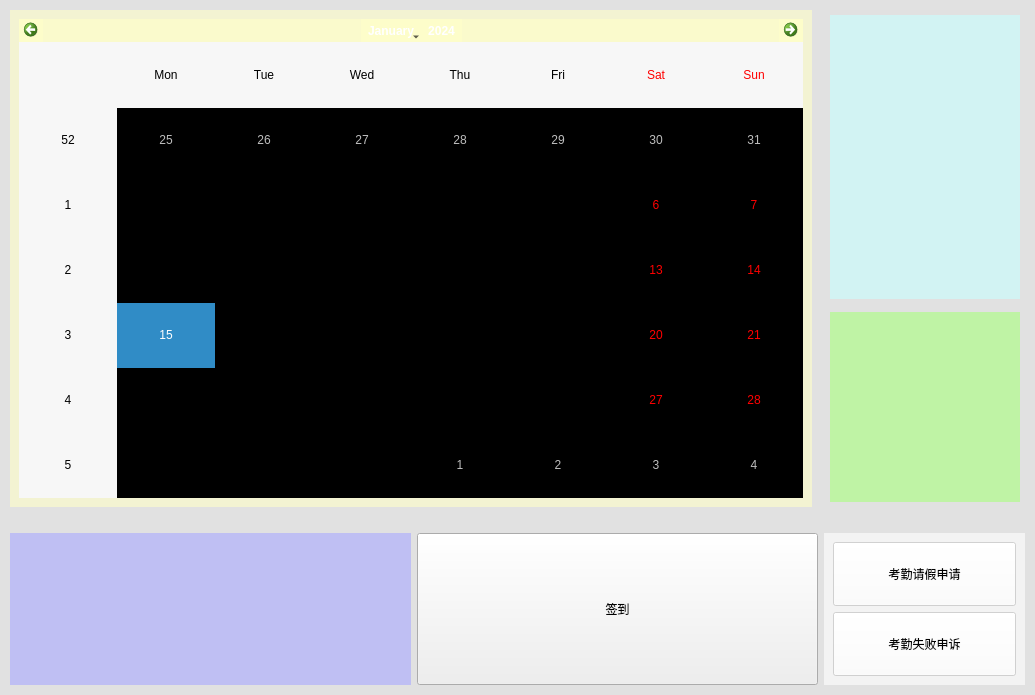
<?xml version="1.0" encoding="UTF-8"?>
<ui version="4.0">
 <class>Form</class>
 <widget class="QWidget" name="Form">
  <property name="geometry">
   <rect>
    <x>0</x>
    <y>0</y>
    <width>1035</width>
    <height>695</height>
   </rect>
  </property>
  <property name="windowTitle">
   <string>Form</string>
  </property>
  <property name="styleSheet">
   <string notr="true">QWidget#Form{
	background-color: rgb(225,225,225);
}</string>
  </property>
  <layout class="QGridLayout" name="gridLayout_2" rowstretch="3,1">
   <property name="leftMargin">
    <number>0</number>
   </property>
   <property name="topMargin">
    <number>0</number>
   </property>
   <property name="rightMargin">
    <number>0</number>
   </property>
   <property name="bottomMargin">
    <number>0</number>
   </property>
   <item row="0" column="0">
    <layout class="QHBoxLayout" name="main_top_layout" stretch="4,1">
     <property name="spacing">
      <number>13</number>
     </property>
     <property name="leftMargin">
      <number>10</number>
     </property>
     <property name="topMargin">
      <number>10</number>
     </property>
     <property name="rightMargin">
      <number>10</number>
     </property>
     <property name="bottomMargin">
      <number>10</number>
     </property>
     <item>
      <widget class="QWidget" name="calendar_container_widget" native="true">
       <property name="styleSheet">
        <string notr="true">background-color: rgba(255, 255, 200, 155);</string>
       </property>
       <layout class="QGridLayout" name="gridLayout">
        <property name="spacing">
         <number>11</number>
        </property>
        <item row="0" column="0">
         <widget class="QCalendarWidget" name="calendarWidget"/>
        </item>
       </layout>
      </widget>
     </item>
     <item>
      <layout class="QVBoxLayout" name="main_right_layout" stretch="3,2">
       <property name="leftMargin">
        <number>5</number>
       </property>
       <property name="topMargin">
        <number>5</number>
       </property>
       <property name="rightMargin">
        <number>5</number>
       </property>
       <property name="bottomMargin">
        <number>5</number>
       </property>
       <item>
        <widget class="QWidget" name="todayshow_container_widget" native="true">
         <property name="styleSheet">
          <string notr="true">background-color: rgba(200, 255, 255, 155);</string>
         </property>
        </widget>
       </item>
       <item>
        <widget class="QWidget" name="managerinfo_container_widget" native="true">
         <property name="styleSheet">
          <string notr="true">background-color: rgba(170, 255, 127, 155);</string>
         </property>
        </widget>
       </item>
      </layout>
     </item>
    </layout>
   </item>
   <item row="1" column="0">
    <layout class="QHBoxLayout" name="main_down_layout" stretch="2,2,1">
     <property name="leftMargin">
      <number>10</number>
     </property>
     <property name="topMargin">
      <number>10</number>
     </property>
     <property name="rightMargin">
      <number>10</number>
     </property>
     <property name="bottomMargin">
      <number>10</number>
     </property>
     <item>
      <widget class="QWidget" name="totalattendance_container_widget" native="true">
       <property name="styleSheet">
        <string notr="true">background-color: rgba(170, 170, 255, 155);</string>
       </property>
      </widget>
     </item>
     <item>
      <widget class="QPushButton" name="btn_checkIn">
       <property name="sizePolicy">
        <sizepolicy hsizetype="Minimum" vsizetype="Expanding">
         <horstretch>0</horstretch>
         <verstretch>0</verstretch>
        </sizepolicy>
       </property>
       <property name="text">
        <string>签到</string>
       </property>
      </widget>
     </item>
     <item>
      <widget class="QWidget" name="application_container_widget" native="true">
       <property name="styleSheet">
        <string notr="true">background-color: rgba(255, 255, 255, 155);</string>
       </property>
       <layout class="QVBoxLayout" name="verticalLayout">
        <item>
         <widget class="QPushButton" name="btn_dayBreakApplication">
          <property name="sizePolicy">
           <sizepolicy hsizetype="Minimum" vsizetype="Expanding">
            <horstretch>0</horstretch>
            <verstretch>0</verstretch>
           </sizepolicy>
          </property>
          <property name="font">
           <font>
            <family>Microsoft YaHei</family>
           </font>
          </property>
          <property name="autoFillBackground">
           <bool>false</bool>
          </property>
          <property name="styleSheet">
           <string notr="true"/>
          </property>
          <property name="text">
           <string>考勤请假申请</string>
          </property>
          <property name="autoDefault">
           <bool>false</bool>
          </property>
          <property name="flat">
           <bool>false</bool>
          </property>
         </widget>
        </item>
        <item>
         <widget class="QPushButton" name="btn_complainApplication">
          <property name="sizePolicy">
           <sizepolicy hsizetype="Minimum" vsizetype="Expanding">
            <horstretch>0</horstretch>
            <verstretch>0</verstretch>
           </sizepolicy>
          </property>
          <property name="autoFillBackground">
           <bool>false</bool>
          </property>
          <property name="text">
           <string>考勤失败申诉</string>
          </property>
         </widget>
        </item>
       </layout>
      </widget>
     </item>
    </layout>
   </item>
  </layout>
 </widget>
 <resources/>
 <connections/>
</ui>
